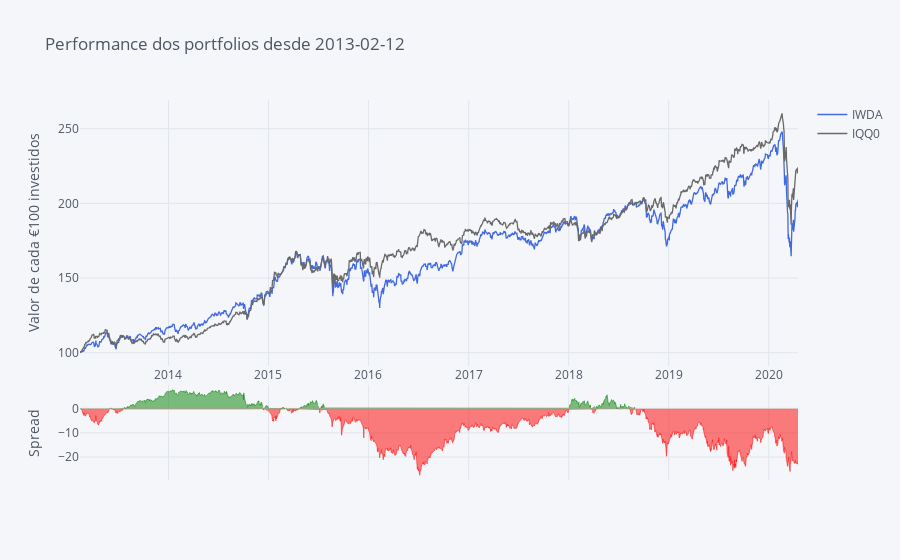

Notebook cell for this chart:
### Code cell
# Making Color Palette
Palette = ['rgb(255, 153, 51)',     # 1 - orange
            'royalblue',            # 2 - Royalblue
            '#708090',              # 3 - Grey
            'rgb(128, 0, 128)',     # 4 - Indigo
            'rgb(219, 64, 82)',     # 5 - Red
            'rgb(0, 128, 128)',     # 6 - Teal
            '#191970',              # 7 - Navy
            'rgb(128, 128, 0)',     # 8 - Olive
            '#00BFFF',              # 9 - Water Blue
            'rgb(128, 177, 211)']   # 10 - 

fundos.iplot(title='Performance dos portfolios desde ' + Begin, yTitle='Valor de cada €100 investidos', color=['royalblue', 'dimgrey'], kind='spread')

### Figure 1 — Plotly figure (JSON) as saved in the notebook; plotly's stock layout.template omitted (floating-point values rounded to 4 significant figures; data arrays with more than 128 entries replaced by an {"elided": "..."} marker saying what was removed)
{"data": [{"line": {"color": "rgba(65, 105, 225, 1.0)", "dash": "solid", "shape": "linear", "width": 1.3}, "mode": "lines", "name": "IWDA", "text": "", "type": "scatter", "x": {"elided": "1834 str values"}, "y": {"elided": "1834 float values"}}, {"line": {"color": "rgba(105, 105, 105, 1.0)", "dash": "solid", "shape": "linear", "width": 1.3}, "mode": "lines", "name": "IQQ0", "text": "", "type": "scatter", "x": {"elided": "1834 str values"}, "y": {"elided": "1834 float values"}}, {"connectgaps": false, "fill": "tozeroy", "line": {"color": "green", "dash": "solid", "shape": "linear", "width": 0.5}, "mode": "lines", "name": "Spread", "showlegend": false, "type": "scatter", "x": {"elided": "1834 str values"}, "xaxis": "x2", "y": {"elided": "1834 mixed values"}, "yaxis": "y2"}, {"connectgaps": false, "fill": "tozeroy", "line": {"color": "red", "dash": "solid", "shape": "linear", "width": 0.5}, "mode": "lines", "name": "Spread", "showlegend": false, "type": "scatter", "x": {"elided": "1834 str values"}, "xaxis": "x2", "y": {"elided": "1834 mixed values"}, "yaxis": "y2"}], "layout": {"autosize": true, "hovermode": "x", "legend": {"bgcolor": "#F5F6F9", "font": {"color": "#4D5663"}}, "paper_bgcolor": "#F5F6F9", "plot_bgcolor": "#F5F6F9", "title": {"font": {"color": "#4D5663"}, "text": "Performance dos portfolios desde 2013-02-12"}, "xaxis": {"autorange": true, "gridcolor": "#E1E5ED", "range": ["2013-02-12", "2020-04-17"], "showgrid": true, "tickfont": {"color": "#4D5663"}, "title": {"font": {"color": "#4D5663"}, "text": ""}, "type": "date", "zerolinecolor": "#E1E5ED"}, "xaxis2": {"anchor": "y2", "autorange": true, "gridcolor": "#E1E5ED", "range": ["2013-02-12", "2020-04-17"], "showgrid": true, "showticklabels": false, "tickfont": {"color": "#4D5663"}, "title": {"font": {"color": "#4D5663"}, "text": ""}, "type": "date", "zerolinecolor": "#E1E5ED"}, "yaxis": {"autorange": true, "domain": [0.3, 1], "gridcolor": "#E1E5ED", "range": [91.09, 269.2], "showgrid": true, "tickfont": {"color": "#4D5663"}, "title": {"font": {"color": "#4D5663"}, "text": "Valor de cada €100 investidos"}, "type": "linear", "zerolinecolor": "#E1E5ED"}, "yaxis2": {"autorange": true, "domain": [0, 0.25], "gridcolor": "#E1E5ED", "range": [-29.54, 9.881], "showgrid": true, "tickfont": {"color": "#4D5663"}, "title": {"font": {"color": "#4D5663"}, "text": "Spread"}, "type": "linear", "zerolinecolor": "#E1E5ED"}}}
